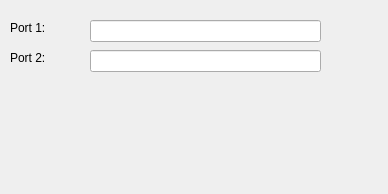
<?xml version="1.0" encoding="UTF-8"?>
<ui version="4.0">
 <class>Jack_Plugin_widget</class>
 <widget class="QWidget" name="Jack_Plugin_widget">
  <property name="geometry">
   <rect>
    <x>0</x>
    <y>0</y>
    <width>388</width>
    <height>194</height>
   </rect>
  </property>
  <property name="windowTitle">
   <string>Form</string>
  </property>
  <widget class="QLineEdit" name="port1Edit">
   <property name="geometry">
    <rect>
     <x>90</x>
     <y>20</y>
     <width>231</width>
     <height>22</height>
    </rect>
   </property>
  </widget>
  <widget class="QLabel" name="label">
   <property name="geometry">
    <rect>
     <x>10</x>
     <y>20</y>
     <width>61</width>
     <height>16</height>
    </rect>
   </property>
   <property name="text">
    <string>Port 1:</string>
   </property>
  </widget>
  <widget class="QLineEdit" name="port2Edit">
   <property name="geometry">
    <rect>
     <x>90</x>
     <y>50</y>
     <width>231</width>
     <height>22</height>
    </rect>
   </property>
  </widget>
  <widget class="QLabel" name="label_2">
   <property name="geometry">
    <rect>
     <x>10</x>
     <y>50</y>
     <width>61</width>
     <height>16</height>
    </rect>
   </property>
   <property name="text">
    <string>Port 2:</string>
   </property>
  </widget>
 </widget>
 <resources/>
 <connections/>
</ui>
